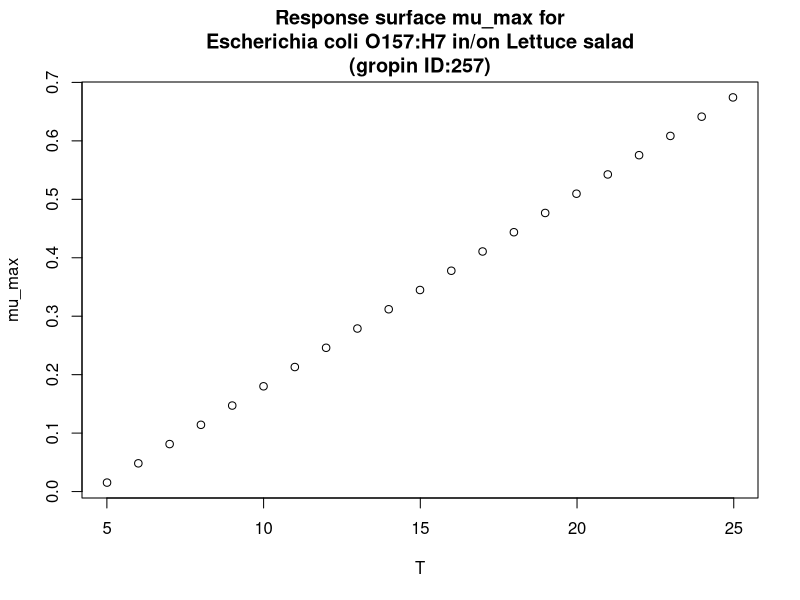

Generate this figure with R:
#############################
# start of Parameter script
#############################
T <- seq(5.005,24.975024975025,length.out=21)
#############################
# end of Parameter script
#############################
############################# 
# start of Model script Gropin ID 257 
#############################
 
# constant coefficients for this model
 
variables <- data.frame(T)
argumentsPar <- expand.grid(variables)
 
# heart of the model
response_surface <- function(T) {
   mumax <-0.033*(T-4.54)

return(mumax=mumax)
} 

# output parameters
mumax <- cbind(argumentsPar,response_surface(argumentsPar['T']))
colnames(mumax) <- c(colnames(argumentsPar),'mumax')
#############################
# End of Model script
#############################
############################# 
# start of Visualisation script Gropin ID 257 
#############################
plot(T,mumax$mumax,
                          xlab='T',
                          ylab='mu_max',main='Response surface mu_max for
Escherichia coli O157:H7 in/on Lettuce salad
(gropin ID:257)')
#############################
# End of Visualisation script
#############################
